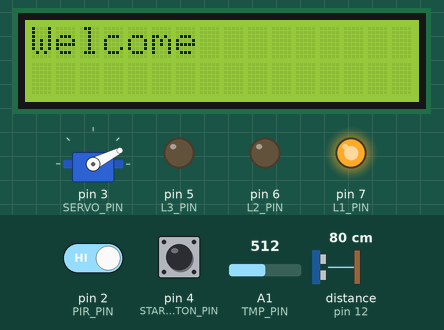
The program below on a simulated Arduino Uno, built with avr-gcc and run on an emulated ATmega328P. On the bench: 16×2 character LCD, servo, output pins drawn as LEDs (lit = HIGH). Wiring (inferred from the names in the program): ultrasonic range finder: trigger pin 11; echo pin 12. Dashed ring = blinking. The test bench sets the inputs (shaded band); at power-on: distance to the obstacle (sensor on pin 12) 80 cm, pin 2 (PIR_PIN) HIGH, pin 4 (START_BUTTON_PIN) HIGH, A1 (TMP_PIN) = 512. The echo pulse lasts 58.3 µs per cm; pins used as bus, display or sensor lines are not drawn; what the program prints to the serial monitor is not drawn.

Above: at 1.3 s.
1.4 s: distance to the obstacle (sensor on pin 12) set to 2 cm
At 2.66 s:
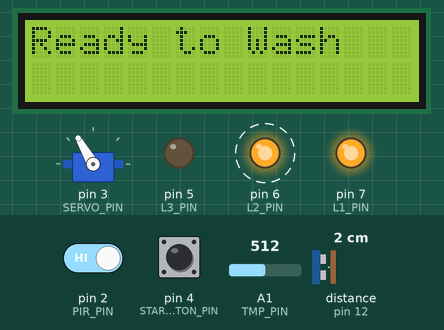
4.3 s: distance to the obstacle (sensor on pin 12) set to 35 cm
7.6 s: pin 2 (PIR_PIN) driven LOW
At 8.9 s:
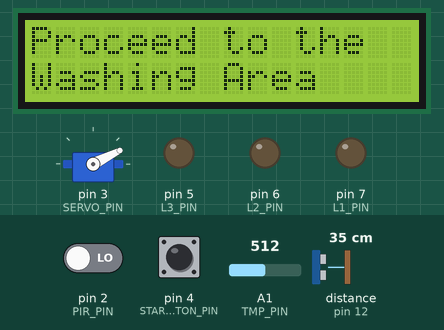
10.6 s: distance to the obstacle (sensor on pin 12) set to 4 cm
At 12.4 s:
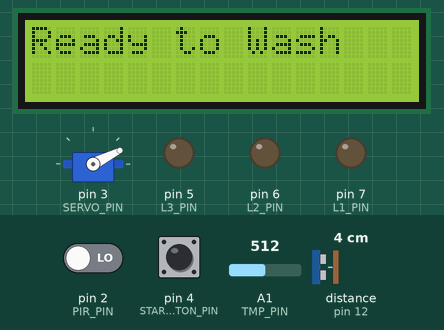
12.7 s: pin 4 (START_BUTTON_PIN) pulled LOW for 0.15 s
At 14.2 s:
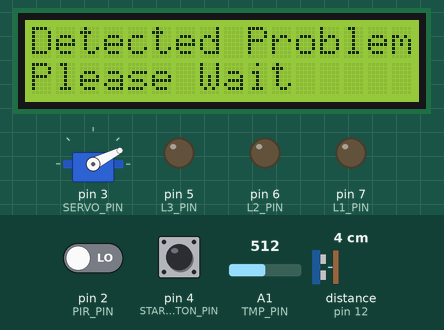
14.8 s: pin 2 (PIR_PIN) driven HIGH
At 16.3 s:
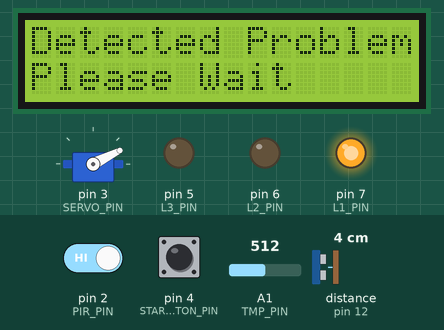
Timing chart, 0 to 17.5 s (numbered marks = the images above; inputs shaded):
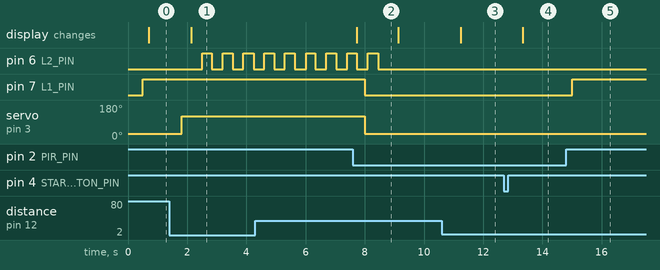

The program:

main.cpp
```cpp
/*
 * ASSIGNMENT #2 - SMART CAR WASHIGN SYSTEM
 *
 * Authors: L. Tassinari, M. Oliveri
 *
 */
#include <Arduino.h>

#include "CarWasher.h"
#include "config.h"
#include "system/scheduler.h"
#include "task/checkInPresenceDetection.h"
#include "task/communicator.h"
#include "task/displayFeedback.h"
#include "task/manageAccess.h"
#include "task/manageTemperature.h"
#include "task/sleepTask.h"
#include "task/washer.h"
#include "task/washingAreaPresenceDetection.h"

Scheduler *sched;
CarWasher carWasher;

void setup() {
    sched = new Scheduler(BASE_PERIOD);
    // Initialize tasks and add to the scheduler.
    sched->addTask(new CheckInPresenceDetion(500, &carWasher, PIR_PIN, L1_PIN));
    sched->addTask(new DisplayFeedback(700, &carWasher, 0x27, 16, 2));
    sched->addTask(new Communicator(600, &carWasher));
    sched->addTask(new Washer(100, &carWasher, L2_PIN, L3_PIN, START_BUTTON_PIN));
    sched->addTask(new WashingAreaPresenceDetection(600, &carWasher, SONAR_ECHO_PIN, SONAR_TRIG_PIN));
    sched->addTask(new ManageAccess(200, &carWasher, SERVO_PIN));
    sched->addTask(new ManageTemperature(500, &carWasher, TMP_PIN));
    sched->addTask(new SleepTask(1000, &carWasher, PIR_PIN));
}

void loop() {
    sched->schedule();
}
```

CarWasher.h
```cpp
#ifndef __CARWASHER__
#define __CARWASHER__

class CarWasher {
   public:
    bool carInCheckIn;
    bool carInWashingArea;
    float temp;
    bool requiringManteinance;
    bool gateOpen;
    bool washing;
    bool washingComplete;
    unsigned int washingPercentage;
    unsigned int washedCars;
};

#endif
```

Display.h
```cpp
#ifndef __DISPLAY_CLASS__
#define __DISPLAY_CLASS__

#include <Arduino.h>


class Display {
public:
  virtual void clear() = 0;
  virtual void show(String msg) = 0;
  virtual void ln() = 0;
};

#endif
```

Led.cpp
```cpp
#include "Led.h"

#include "Arduino.h"

Led::Led(int pin) : pin(pin)
{
    pinMode(pin, OUTPUT);
    digitalWrite(pin, LOW);
}

void Led::turnOn()
{
    digitalWrite(pin, HIGH);
    this->status = true;
}

void Led::turnOff()
{
    digitalWrite(pin, LOW);
    this->status = false;
};

bool Led::isOn()
{
    return this -> status;
}
```

Led.h
```cpp
#ifndef __LED__
#define __LED__

#include "Light.h"

class Led : public Light
{
public:
    Led(int pin);
    void turnOn() override;
    void turnOff() override;
    bool isOn() override;

private:
    int pin;
    bool status{false};
};

#endif
```

Light.h
```cpp
#ifndef __LIGHT__
#define __LIGHT__

class Light {
public:
  virtual void turnOn() = 0;
  virtual void turnOff() = 0;
  virtual bool isOn() = 0;
};

#endif
```

ServoMotor.h
```cpp
#ifndef _SERVO_MOTOR_
#define _SERVO_MOTOR_

class ServoMotor{

public:
    virtual void on() = 0;
    virtual void off() = 0;
    virtual void setPosition(int angle) = 0;
};

#endif
```

ServoMotorImpl.cpp
```cpp
#include "ServoMotorImpl.h"

#include "Arduino.h"

ServoMotorImpl::ServoMotorImpl(int pin) : pin(pin) {
}

void ServoMotorImpl::on() {
    motor.attach(pin);
}

void ServoMotorImpl::off() {
    motor.detach();
}

void ServoMotorImpl::setPosition(int angle) {
    if (angle > 180) {
        angle = 180;
    } else if (angle < 0) {
        angle = 0;
    }

    double coeff = (2400.0 - 544.0) / 180;
    motor.write((int)(544 + angle * coeff));
}
```

ServoMotorImpl.h
```cpp
#ifndef _SERVO_MOTOR_IMPL_
#define _SERVO_MOTOR_IMPL_

#include "ServoMotor.h"
#include <Arduino.h>
#include "ServoTimer2.h"

class ServoMotorImpl: public ServoMotor{
    private:
        int pin;
        ServoTimer2 motor;

    public:
        ServoMotorImpl(int pin);

        void on() override;
        void off() override;
        void setPosition(int angle) override;

};

#endif
```

Button.h
```cpp
#ifndef __BUTTON__
#define __BUTTON__

class Button {
   public:
    virtual bool isPressed() = 0;
};

#endif
```

ButtonImpl.cpp
```cpp
#include "ButtonImpl.h"

#include "Arduino.h"

ButtonImpl::ButtonImpl(int pin, bool pullup) : pin(pin), pullup(pullup){
    if (pullup) {
        pinMode(pin, INPUT_PULLUP);
    } else {
        pinMode(pin, INPUT);
    }
}

bool ButtonImpl::isPressed() {
    return digitalRead(pin) ^ this->pullup; //if pull up enabled, output reversed
}
```

ButtonImpl.h
```cpp
#ifndef __BUTTONIMPL__
#define __BUTTONIMPL__

#include "Button.h"

class ButtonImpl : public Button {
   public:
    ButtonImpl(int pin, bool pullup);
    bool isPressed() override;

   private:
    int pin;
    bool pullup;
    bool pressed{false};
};

#endif
```

Pir.cpp
```cpp
#include "Pir.h"
#include "Arduino.h"

Pir::Pir(int pin) : pin(pin)
{
  pinMode(pin, INPUT);
}

bool Pir::isDetected(){
  detected = digitalRead(pin);
  return detected;
}
```

Pir.h
```cpp
#ifndef __PIR__
#define __PIR__

#include "PresenceDetector.h"

class Pir: public PresenceDetector {

public:
  Pir(int pin);
  bool isDetected() override;

private:
  int pin;
  bool detected{false};
};

#endif
```

PresenceDetector.h
```cpp
#ifndef __PRESENCE__
#define __PRESENCE__

class PresenceDetector {

public:
  virtual bool isDetected() = 0;
};

#endif
```

Sonar.cpp
```cpp
#include <Arduino.h>
#include "sensors/Sonar.h"

constexpr int tempAmb = 20; //default temperature in normal ambient

Sonar::Sonar(int echoPin,
             int trigPin,
             long maxTime)
    : echoPin(echoPin),
      trigPin(trigPin),
      temperature(tempAmb),
      timeOut(maxTime){
    pinMode(trigPin, OUTPUT);
    pinMode(echoPin, INPUT);
}

double Sonar::getSoundVelocity(){
    return 331.5 + 0.6*temperature;
}

void Sonar::setTemperature(double temp){
    this->temperature = temp;
}

double Sonar::getDistance(){
    digitalWrite(trigPin,LOW);
    delayMicroseconds(3);
    digitalWrite(trigPin,HIGH);
    delayMicroseconds(5);
    digitalWrite(trigPin,LOW);

    double signal = (double)pulseIn(echoPin, HIGH, timeOut);

    if (signal == 0){
        return noObjDetected;
    } else {
        double time = signal / 1000.0 / 1000.0 / 2;
        double distance = time*getSoundVelocity();
        return distance;
    }
}
```

Sonar.h
```cpp
#ifndef _SONAR_
#define _SONAR_

#include "sensors/proximitySensor.h"
#include <Arduino.h>
#include "config.h"

class Sonar : public ProximitySensor{
    public:
        Sonar(int echoPin, int trigPin, long maxTime);
        double getDistance() override;
        void setTemperature(double temp);

    private:
        double getSoundVelocity();
        int echoPin, trigPin;
        double temperature;
        long timeOut; //if the signal don't come back in time the object is too far away = no object detected
};

#endif
```

proximitySensor.h
```cpp
#ifndef _PROXIMITYSENSOR_
#define _PROXIMITYSENSOR_

#include "PresenceDetector.h"

class ProximitySensor {
    public:
    virtual double getDistance();
};

#endif
```

tempSensor.h
```cpp
#ifndef _TEMP_SENSOR_
#define _TEMP_SENSOR_

class TempSensor{

public:
    virtual double getTemperature();
};


#endif
```

tempSensor36.cpp
```cpp
#include "tempSensor36.h"
#include <Arduino.h>
#include "config.h"

TempSensor36::TempSensor36(int pin, float aref) : pin(pin), aref(aref){
    pinMode(pin, INPUT);
}

double TempSensor36::getTemperature(){
    int value = analogRead(pin);
    double valueInVolt = (value/1024.0)*aref;
    double valueInCelsius = (valueInVolt-.5)*100;
    return valueInCelsius;
}
```

tempSensor36.h
```cpp
#ifndef _TEMP36_
#define _TEMP_

#include "tempSensor.h"

class TempSensor36: public TempSensor {

    public:
        TempSensor36(int pin, float aref);
        double getTemperature() override;
    private:
        int pin;
        double aref; //Vcc
};

#endif
```

logger.cpp
```cpp
#include <Arduino.h>
#include "config.h"
void logger(String log){
    #ifdef __DEBUG__
    Serial.println(log);
    #endif
}
void logger(double log){
    #ifdef __DEBUG__
    Serial.println(log);
    #endif
}
void logger(int log){
    #ifdef __DEBUG__
    Serial.println(log);
    #endif
}
```

logger.h
```cpp
#ifndef __LOGGER__
#define __LOGGER__

void logger(String log);
void logger(double log);
void logger(int log);
#endif
```

scheduler.cpp
```cpp
#include "scheduler.h"
#include <TimerOne.h>
#include "logger.h"

volatile bool timerFlag;

void timerHandler(void){
  if(timerFlag==true){
    logger("!!!SCHEDULER OVERRUN!!!");
  }
  timerFlag = true;
}

Scheduler::Scheduler(int basePeriod) : basePeriod(basePeriod)
{
  timerFlag = false;
  long period = 1000l*basePeriod;
  Timer1.initialize(period);
  Timer1.attachInterrupt(timerHandler);
}

bool Scheduler::addTask(Task* task){
  if (nTasks < MAX_TASKS-1){
    taskList[nTasks] = task;
    nTasks++;
    return true;
  } else {
    return false;
  }
}

void Scheduler::schedule(){
  while (!timerFlag){}
  for (int i = 0; i < nTasks; i++){
        if (taskList[i]->updateAndCheckTime(basePeriod)){
          taskList[i]->tick();
        }
  }
  timerFlag = false;
}
```

scheduler.h
```cpp
#ifndef __SCHEDULER__
#define __SCHEDULER__
#include "task.h"
constexpr int MAX_TASKS = 10;
class Scheduler {

 int basePeriod;
 int nTasks{0};
 Task* taskList[MAX_TASKS]{};
public:

 Scheduler(int basePeriod);
 virtual bool addTask(Task* task);
 virtual void schedule();

};
#endif
```

task.h
```cpp
#ifndef __TASK__
#define __TASK__

class Task {

public:
  virtual void tick() = 0;

  bool updateAndCheckTime(int basePeriod){
    timeElapsed += basePeriod;
    if (timeElapsed >= myPeriod){
      timeElapsed = 0;
      return true;
    } else {
      return false;
    }
  }

protected:
  Task(int period) : myPeriod(period)
  {
  }

private:

  int myPeriod;
  int timeElapsed{0};
};

#endif
```

taskWithState.h
```cpp
#ifndef __TASK_WITH_STATE__
#define __TASK_WITH_STATE__

#include <Arduino.h>

#include "system/task.h"

template <typename T>
class TaskWithState : public Task {
   public:
    TaskWithState(int period)
        : Task(period) {
    }

   protected:
    void setState(T s) {
        state = s;
        stateTimestamp = millis();
    }

    T getState() {
        return this->state;
    }

    unsigned long elapsedTimeInState() {
        return millis() - stateTimestamp;
    }

   private:
    T state;
    unsigned long stateTimestamp{0};
};

#endif
```

CheckInPresenceDetection.cpp
```cpp
#include "task/checkInPresenceDetection.h"

CheckInPresenceDetion::CheckInPresenceDetion(int period,
                                             CarWasher *carWasher,
                                             int pinPir,
                                             int pinL1)
    : TaskWithState(period),
      detector(new Pir(pinPir)),
      l1(new Led(pinL1)),
      carWasher(carWasher) {
}

void CheckInPresenceDetion::tick() {
    this->setState(detector->isDetected() ? CheckInStates::DETECTED : CheckInStates::UNDETECTED);
    switch (this->getState()) {
        case CheckInStates::DETECTED:
            carWasher->carInCheckIn = true;
            l1->turnOn();
            break;
        case CheckInStates::UNDETECTED:
            l1->turnOff();
            carWasher->carInCheckIn = false;
            break;
    }
};
```

checkInPresenceDetection.h
```cpp
#ifndef __CHECKINPRESENCEDETECTION__
#define __CHECKINPRESENCEDETECTION__

#include "CarWasher.h"
#include "actuators/Led.h"
#include "sensors/Pir.h"
#include "system/taskWithState.h"

enum class CheckInStates {
    DETECTED,
    UNDETECTED
};
class CheckInPresenceDetion : public TaskWithState<CheckInStates> {
   private:
    PresenceDetector *detector;
    Light *l1;
    CarWasher *carWasher;

   public:
    CheckInPresenceDetion(int period, CarWasher *CarWasher, int pinPir, int pinL1);
    void tick() override;
};

#endif
```

communicator.cpp
```cpp
#include "communicator.h"

#include <Arduino.h>
#include <ArduinoJson.h>

#include "CarWasher.h"
#include "system/logger.h"

Communicator::Communicator(int period, CarWasher *carWasher)
    : Task(period),
      carWasher(carWasher) {
    Serial.begin(115200);
}

void Communicator::tick() {
    if (Serial.availableForWrite()) {
        DynamicJsonDocument doc(128);
        doc["carInCheckIn"] = carWasher->carInCheckIn;
        doc["carInWashingArea"] = carWasher->carInWashingArea;
        doc["temp"] = carWasher->temp;
        doc["requiringMaintenance"] = carWasher->requiringManteinance;
        doc["gateOpen"] = carWasher->gateOpen;
        doc["washing"] = carWasher->washing;
        doc["washingComplete"] = carWasher->washingComplete;
        doc["washingPercentage"] = carWasher->washingPercentage;
        doc["washedCars"] = carWasher->washedCars;
        serializeJson(doc, Serial);
        Serial.println();
        Serial.flush();
    }
    if (Serial.available() > 0) {
        String recived = Serial.readStringUntil('!');
        //logger(recived);
        if (recived == "maintenanceDone") {
            carWasher->requiringManteinance = false;
            //logger("Arduino reciving");
        }
    }
};
```

communicator.h
```cpp
#ifndef __COMMUNICATOR__
#define __COMMUNICATOR__

#include "CarWasher.h"
#include "system/task.h"

class Communicator : public Task {
   private:
    CarWasher* carWasher;

   public:
    Communicator(int period, CarWasher* CarWasher);
    void tick() override;
};

#endif
```

displayFeedback.cpp
```cpp
#include "displayFeedback.h"

#include "actuators/Lcd.h"

DisplayFeedback::DisplayFeedback(int period, CarWasher *carWasher, uint8_t lcd_Addr, uint8_t lcd_cols, uint8_t lcd_rows)
    : Task(period), carWasher(carWasher),  lcd(new Lcd(lcd_Addr, lcd_cols, lcd_rows)), colDisplay(lcd_cols){
    this->lcd->clear();
}

void DisplayFeedback::tick() {
    if (this->carWasher->requiringManteinance) {
        this->lcd->show("Detected ProblemPlease Wait");
    } else if (this->carWasher->washingComplete && this->carWasher->gateOpen) {
        this->lcd->show("Washing completeyou can leave");
    } else if (this->carWasher->washing || this->carWasher->washingComplete) {
        String message = "Washing...      ";
        if (carWasher->washingPercentage != 0) {
            for (size_t i = 0; i < this->colDisplay * carWasher->washingPercentage / 100; i++) {
                message += "-";
            }
            message+=">";
        }
        this->lcd->show(message);
    } else if (this->carWasher->carInWashingArea) {
        this->lcd->show("Ready to Wash");
    } else if (this->carWasher->gateOpen) {
        this->lcd->show("Proceed to the  Washing Area");
    } else {
        this->lcd->show("Welcome");
    }
}
```

displayFeedback.h
```cpp
#ifndef __DISPLAY_FEEDBACK__
#define __DISPLAY_FEEDBACK__

#include "CarWasher.h"
#include "actuators/Display.h"
#include "system/task.h"

class DisplayFeedback : public Task {
   private:
    CarWasher *carWasher;
    Display *lcd;
    unsigned short colDisplay;

   public:
    DisplayFeedback(int period,
                    CarWasher *CarWasher,
                    uint8_t lcd_Addr,
                    uint8_t lcd_cols,
                    uint8_t lcd_rows);
    void tick() override;
};
#endif
```

manageAccess.cpp
```cpp
#include "task/manageAccess.h"

#include <Arduino.h>

#include "CarWasher.h"
#include "actuators/ServoMotorImpl.h"
#include "config.h"

ManageAccess::ManageAccess(int period, CarWasher *carWasher, int servoPin)
    : TaskWithState(period),
      motor(new ServoMotorImpl(servoPin)),
      carWasher(carWasher) {
    this->motor->on();
    this->motor->setPosition(ANGLE_CLOSED);
    setState(GateState::CLOSED);
}

void ManageAccess::tick() {
    switch (this->getState()) {
        case GateState::CLOSED:
            if (carWasher->carInCheckIn && !carWasher->carInWashingArea) {
                setState(GateState::WAIT);
            } else if (carWasher->washingComplete) {
                this->motor->setPosition(ANGLE_OPENED);
                this->setState(GateState::OPENING);
            }
            break;
        case GateState::WAIT:
            if (this->elapsedTimeInState() >= N1) {
                this->motor->setPosition(ANGLE_OPENED);
                setState(GateState::OPENING);
            }
            break;
        case GateState::OPENING:
            if (this->elapsedTimeInState() >= transitionTime) {
                carWasher->gateOpen = true;
                if (carWasher->carInWashingArea) {
                    setState(GateState::OPEN_EXIT);
                } else {
                    setState(GateState::OPEN_ENTRING);
                }
            }
            break;
        case GateState::OPEN_ENTRING:
            if (carWasher->carInWashingArea) {
                this->motor->setPosition(ANGLE_CLOSED);
                setState(GateState::CLOSING);
            }
            break;
        case GateState::OPEN_EXIT:  // Wait that the car exit also from the check in area.
            if (!carWasher->carInWashingArea && !carWasher->carInCheckIn) {
                this->motor->setPosition(ANGLE_CLOSED);
                setState(GateState::CLOSING);
            }
            break;
        case GateState::CLOSING:
            if (this->elapsedTimeInState() >= transitionTime) {
                carWasher->gateOpen = false;
                setState(GateState::CLOSED);
            }
            break;
        default:
            break;
    }
};
```

manageAccess.h
```cpp
#ifndef _MENAGEACCESS_
#define _MENAGEACCESS_

#include "system/taskWithState.h"
#include "actuators/ServoMotor.h"
#include "CarWasher.h"

enum class GateState{CLOSED, WAIT, OPEN_EXIT, OPEN_ENTRING, OPENING, CLOSING};

class ManageAccess : public TaskWithState<GateState>{
    private:
        ServoMotor* motor;
        CarWasher *carWasher;

    public:
        ManageAccess(int period, CarWasher *carWasher, int servoPin);
        void tick() override;
};

#endif
```

manageTemperature.cpp
```cpp
#include "manageTemperature.h"

#include <Arduino.h>

#include "config.h"
#include "sensors/tempSensor36.h"

constexpr float vcc = 4.8;

ManageTemperature::ManageTemperature(int period,
                                     CarWasher *carWasher,
                                     int pin)
    : TaskWithState(period),
      temperature(new TempSensor36(pin, vcc)),
      carWasher(carWasher) {
    for (int i = 0; i < 10; i++) {
        this->temperatureHistory[i] = (float)temperature->getTemperature();
    }
    this->currentIndex = 0;
}

void ManageTemperature::tick() {
    float currentTemp = (float)temperature->getTemperature();
    temperatureHistory[currentIndex] = currentTemp;
    currentIndex = (currentIndex + 1) % AVG_VALUES;
    float averageTemp = calculateAverageTemperature();
    carWasher->temp = averageTemp;
    if (carWasher->washing) {
        switch (this->getState()) {
            case TemperatureState::ACCEPTABLE:
                if (this->carWasher->temp > MAXTEMP && this->elapsedTimeInState() >= N5) {
                    carWasher->requiringManteinance = true;
                    this->setState(TemperatureState::UNACCEPTABLE);
                }
                break;
            case TemperatureState::UNACCEPTABLE:
                if (this->carWasher->temp >= MAXTEMP) {
                    this->setState(TemperatureState::ACCEPTABLE);
                }
                break;
        }
    }
}

float ManageTemperature::calculateAverageTemperature() {
    float sum = 0.0;
    for (float temp : temperatureHistory) {
        sum += temp;
    }
    return sum / AVG_VALUES;
}
```

Source omitted: manageTemperature.h (607 bytes), sleepTask.cpp (916 bytes), sleepTask.h (337 bytes), washer.cpp (2736 bytes), washer.h (619 bytes), ngAreaPresenceDetection.cpp (1285 bytes), shingAreaPresenceDetection.h (489 bytes), config.h (1120 bytes), Lcd.cpp (753 bytes), Lcd.h (390 bytes)

Measured:
- after the input at 1.4 s, the display: changes after 0.73 s (image 1)
- after the input at 7.6 s, pin 6 (L2_PIN): goes on until 8.5 s, then stays LOW; pin 7 (L1_PIN): HIGH → LOW after 0.40 s; servo on pin 3 (SERVO_PIN): 120° → 27° after 0.40 s
- after the input at 10.6 s, the display: changes after 0.63 s (image 3)
- after the input at 12.7 s, the display: changes after 0.63 s (image 4)
- after the input at 14.8 s, pin 7 (L1_PIN): LOW → HIGH after 0.20 s
- by itself, pin 6 (L2_PIN): alternates HIGH for 0.33 s and LOW for 0.37 s
- what the display in image 2 shows lasts 1.4 s, from 7.7 s to 9.1 s
